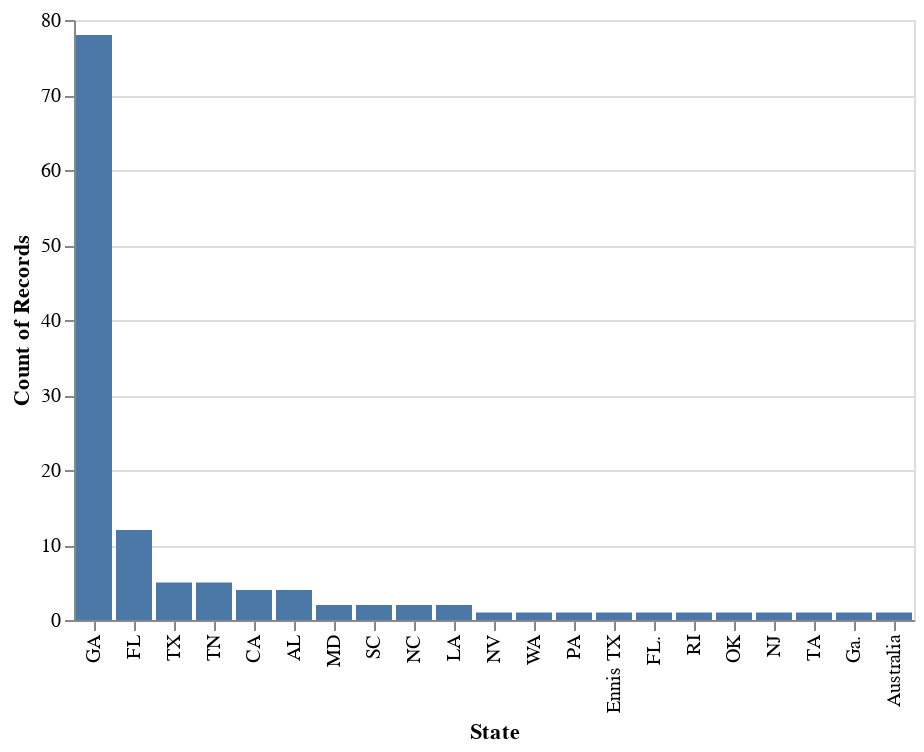

The code cell stored with this chart in its notebook:
### Code cell
#Number of players by State
alt.Chart(data).mark_bar().encode(
    alt.X('State:N', sort=alt.EncodingSortField(field='State', op='count', order='descending')),
    alt.Y('count():Q')
)
